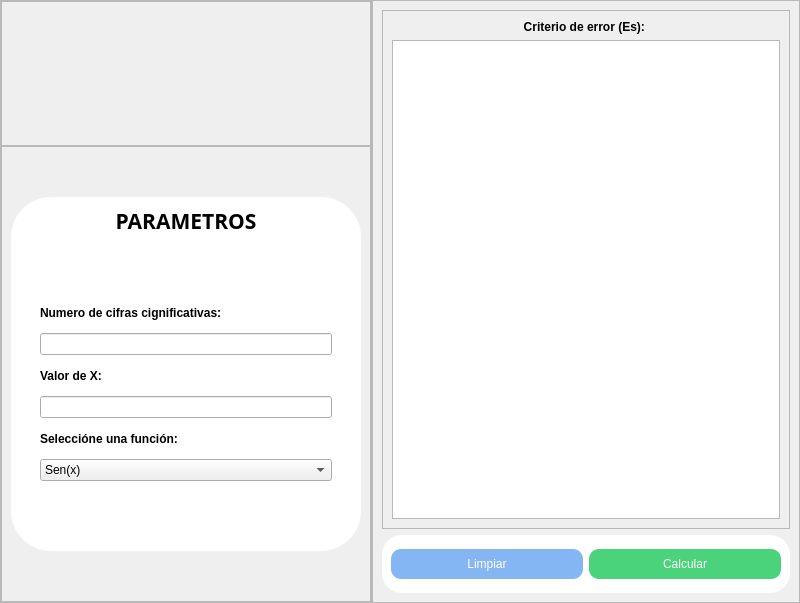
<?xml version="1.0" encoding="UTF-8"?>
<ui version="4.0">
 <class>Aplicativo1</class>
 <widget class="QMainWindow" name="Aplicativo1">
  <property name="geometry">
   <rect>
    <x>0</x>
    <y>0</y>
    <width>800</width>
    <height>601</height>
   </rect>
  </property>
  <property name="maximumSize">
   <size>
    <width>800</width>
    <height>601</height>
   </size>
  </property>
  <property name="windowTitle">
   <string>Aplicativo 1</string>
  </property>
  <property name="windowIcon">
   <iconset resource="Imagenes/imagenes.qrc">
    <normaloff>:/Aplicativo/Icono_Aplicativo.png</normaloff>:/Aplicativo/Icono_Aplicativo.png</iconset>
  </property>
  <widget class="QWidget" name="centralwidget">
   <layout class="QHBoxLayout" name="horizontalLayout" stretch="5,8">
    <property name="spacing">
     <number>0</number>
    </property>
    <property name="leftMargin">
     <number>0</number>
    </property>
    <property name="topMargin">
     <number>0</number>
    </property>
    <property name="rightMargin">
     <number>0</number>
    </property>
    <property name="bottomMargin">
     <number>0</number>
    </property>
    <item>
     <widget class="QFrame" name="fr_izquierda">
      <property name="frameShape">
       <enum>QFrame::StyledPanel</enum>
      </property>
      <property name="frameShadow">
       <enum>QFrame::Raised</enum>
      </property>
      <layout class="QVBoxLayout" name="verticalLayout_4" stretch="3,10">
       <property name="spacing">
        <number>0</number>
       </property>
       <property name="leftMargin">
        <number>0</number>
       </property>
       <property name="topMargin">
        <number>0</number>
       </property>
       <property name="rightMargin">
        <number>0</number>
       </property>
       <property name="bottomMargin">
        <number>0</number>
       </property>
       <item>
        <widget class="QFrame" name="frame_4">
         <property name="frameShape">
          <enum>QFrame::StyledPanel</enum>
         </property>
         <property name="frameShadow">
          <enum>QFrame::Raised</enum>
         </property>
         <layout class="QHBoxLayout" name="horizontalLayout_3">
          <item>
           <widget class="QLabel" name="lb_logo">
            <property name="minimumSize">
             <size>
              <width>350</width>
              <height>125</height>
             </size>
            </property>
            <property name="maximumSize">
             <size>
              <width>350</width>
              <height>125</height>
             </size>
            </property>
            <property name="text">
             <string/>
            </property>
            <property name="pixmap">
             <pixmap resource="Imagenes/imagenes.qrc">:/Aplicativo/Banner.jpg</pixmap>
            </property>
            <property name="scaledContents">
             <bool>true</bool>
            </property>
           </widget>
          </item>
         </layout>
        </widget>
       </item>
       <item>
        <widget class="QFrame" name="frame_5">
         <property name="frameShape">
          <enum>QFrame::StyledPanel</enum>
         </property>
         <property name="frameShadow">
          <enum>QFrame::Raised</enum>
         </property>
         <layout class="QVBoxLayout" name="verticalLayout_3">
          <property name="topMargin">
           <number>50</number>
          </property>
          <property name="bottomMargin">
           <number>50</number>
          </property>
          <item>
           <widget class="QFrame" name="frame">
            <property name="styleSheet">
             <string notr="true">QFrame{
	border-radius: 40px;
	
	background-color: rgb(255, 255, 255);
}</string>
            </property>
            <property name="frameShape">
             <enum>QFrame::StyledPanel</enum>
            </property>
            <property name="frameShadow">
             <enum>QFrame::Raised</enum>
            </property>
            <layout class="QVBoxLayout" name="verticalLayout_6">
             <item>
              <widget class="QLabel" name="lb_titulo">
               <property name="font">
                <font>
                 <family>Yu Gothic UI Semibold</family>
                 <pointsize>16</pointsize>
                 <bold>true</bold>
                </font>
               </property>
               <property name="styleSheet">
                <string notr="true">background-color: none;</string>
               </property>
               <property name="text">
                <string>PARAMETROS</string>
               </property>
               <property name="alignment">
                <set>Qt::AlignCenter</set>
               </property>
              </widget>
             </item>
             <item alignment="Qt::AlignTop">
              <widget class="QFrame" name="frame_2">
               <property name="minimumSize">
                <size>
                 <width>0</width>
                 <height>300</height>
                </size>
               </property>
               <property name="frameShape">
                <enum>QFrame::StyledPanel</enum>
               </property>
               <property name="frameShadow">
                <enum>QFrame::Raised</enum>
               </property>
               <layout class="QVBoxLayout" name="verticalLayout_7">
                <property name="spacing">
                 <number>0</number>
                </property>
                <property name="leftMargin">
                 <number>20</number>
                </property>
                <property name="topMargin">
                 <number>50</number>
                </property>
                <property name="rightMargin">
                 <number>20</number>
                </property>
                <property name="bottomMargin">
                 <number>50</number>
                </property>
                <item>
                 <widget class="QLabel" name="lb_ncs">
                  <property name="minimumSize">
                   <size>
                    <width>0</width>
                    <height>25</height>
                   </size>
                  </property>
                  <property name="maximumSize">
                   <size>
                    <width>16777215</width>
                    <height>25</height>
                   </size>
                  </property>
                  <property name="font">
                   <font>
                    <bold>true</bold>
                   </font>
                  </property>
                  <property name="text">
                   <string>Numero de cifras cignificativas:</string>
                  </property>
                 </widget>
                </item>
                <item>
                 <widget class="QLineEdit" name="le_ncs"/>
                </item>
                <item>
                 <widget class="QLabel" name="lb_x">
                  <property name="minimumSize">
                   <size>
                    <width>0</width>
                    <height>25</height>
                   </size>
                  </property>
                  <property name="maximumSize">
                   <size>
                    <width>16777215</width>
                    <height>25</height>
                   </size>
                  </property>
                  <property name="font">
                   <font>
                    <bold>true</bold>
                   </font>
                  </property>
                  <property name="text">
                   <string>Valor de X:</string>
                  </property>
                 </widget>
                </item>
                <item>
                 <widget class="QLineEdit" name="le_x"/>
                </item>
                <item>
                 <widget class="QLabel" name="lb_selfun">
                  <property name="minimumSize">
                   <size>
                    <width>0</width>
                    <height>25</height>
                   </size>
                  </property>
                  <property name="maximumSize">
                   <size>
                    <width>16777215</width>
                    <height>25</height>
                   </size>
                  </property>
                  <property name="font">
                   <font>
                    <bold>true</bold>
                   </font>
                  </property>
                  <property name="text">
                   <string>Seleccióne una función:</string>
                  </property>
                 </widget>
                </item>
                <item>
                 <widget class="QComboBox" name="cb_selfun">
                  <item>
                   <property name="text">
                    <string>Sen(x)</string>
                   </property>
                  </item>
                  <item>
                   <property name="text">
                    <string>Cos(X)</string>
                   </property>
                  </item>
                 </widget>
                </item>
               </layout>
              </widget>
             </item>
            </layout>
           </widget>
          </item>
         </layout>
        </widget>
       </item>
      </layout>
     </widget>
    </item>
    <item>
     <widget class="QFrame" name="fr_derecha">
      <property name="frameShape">
       <enum>QFrame::StyledPanel</enum>
      </property>
      <property name="frameShadow">
       <enum>QFrame::Raised</enum>
      </property>
      <layout class="QVBoxLayout" name="verticalLayout_5" stretch="9,1">
       <item>
        <widget class="QFrame" name="frame_6">
         <property name="frameShape">
          <enum>QFrame::StyledPanel</enum>
         </property>
         <property name="frameShadow">
          <enum>QFrame::Raised</enum>
         </property>
         <layout class="QVBoxLayout" name="verticalLayout_2">
          <item>
           <widget class="QLabel" name="lb_criterioError">
            <property name="font">
             <font>
              <bold>true</bold>
             </font>
            </property>
            <property name="text">
             <string>Criterio de error (Es): </string>
            </property>
            <property name="alignment">
             <set>Qt::AlignCenter</set>
            </property>
           </widget>
          </item>
          <item>
           <widget class="QTableView" name="tv_datos"/>
          </item>
         </layout>
        </widget>
       </item>
       <item>
        <widget class="QFrame" name="fr_botones">
         <property name="styleSheet">
          <string notr="true">QPushButton {
	border-radius: 10px;
	background-color: rgb(75, 211, 123);
	color: rgb(255, 255, 255);
	font: 700 9pt &quot;Segoe UI&quot;;
}

QFrame {
	border-radius: 20px;
	background-color: rgb(255, 255, 255);
}</string>
         </property>
         <property name="frameShape">
          <enum>QFrame::StyledPanel</enum>
         </property>
         <property name="frameShadow">
          <enum>QFrame::Raised</enum>
         </property>
         <layout class="QHBoxLayout" name="horizontalLayout_2">
          <item>
           <widget class="QPushButton" name="pb_limpiar">
            <property name="minimumSize">
             <size>
              <width>0</width>
              <height>30</height>
             </size>
            </property>
            <property name="styleSheet">
             <string notr="true">QPushButton {
	background-color:rgb(132, 182, 244);
}

QPushButton:hover {
	background-color: rgb(113, 156, 208);
}</string>
            </property>
            <property name="text">
             <string>Limpiar</string>
            </property>
            <property name="icon">
             <iconset resource="Imagenes/imagenes.qrc">
              <normaloff>:/Aplicativo/escoba.png</normaloff>:/Aplicativo/escoba.png</iconset>
            </property>
           </widget>
          </item>
          <item>
           <widget class="QPushButton" name="pb_calcular">
            <property name="minimumSize">
             <size>
              <width>0</width>
              <height>30</height>
             </size>
            </property>
            <property name="styleSheet">
             <string notr="true">QPushButton:hover{
	
	background-color: rgb(68, 190, 111);
}</string>
            </property>
            <property name="text">
             <string>Calcular</string>
            </property>
            <property name="icon">
             <iconset resource="Imagenes/imagenes.qrc">
              <normaloff>:/Aplicativo/icons8-comprobado-24.png</normaloff>:/Aplicativo/icons8-comprobado-24.png</iconset>
            </property>
           </widget>
          </item>
         </layout>
        </widget>
       </item>
      </layout>
     </widget>
    </item>
   </layout>
  </widget>
 </widget>
 <resources>
  <include location="Imagenes/imagenes.qrc"/>
 </resources>
 <connections/>
</ui>
